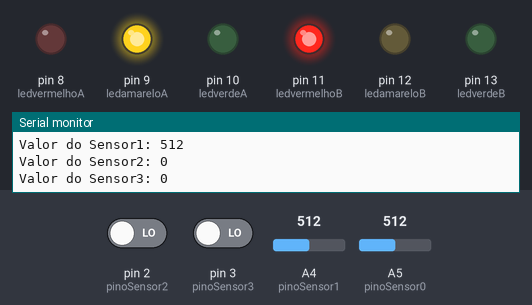
A sketch run on a simulated Arduino Uno, built with avr-gcc and run on an emulated ATmega328P. Shown: output pins drawn as LEDs (lit = HIGH), the last lines printed to the serial monitor. The inputs (shaded band) are chosen by the test bench; at power-on: A4 (pinoSensor1) = 512, pin 2 (pinoSensor2) LOW, pin 3 (pinoSensor3) LOW, A5 (pinoSensor0) = 512.

Above: at 11.2 s.
11.3 s: A4 (pinoSensor1) set to 412
15.5 s: A4 (pinoSensor1) set to 383
At 17.4 s:
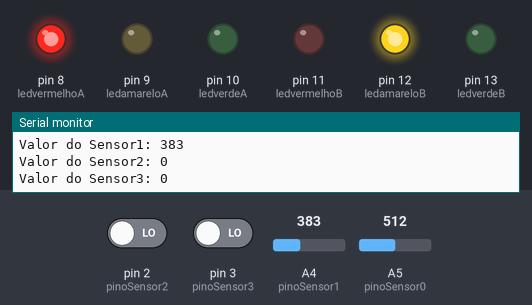
20.3 s: A4 (pinoSensor1) set to 410
At 22.6 s:
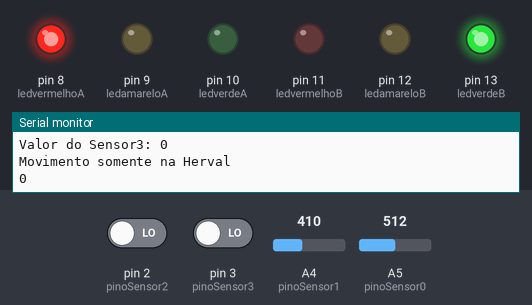
22.8 s: A4 (pinoSensor1) set to 390
At 26.3 s:
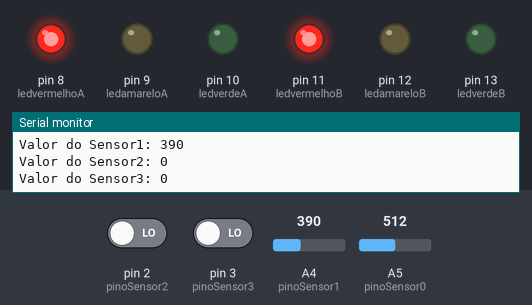
27.6 s: pin 2 (pinoSensor2) driven HIGH and pin 3 (pinoSensor3) driven HIGH
32.4 s: A5 (pinoSensor0) set to 986
At 33.3 s:
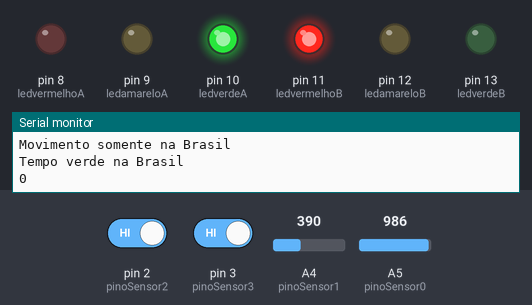
34.3 s: A5 (pinoSensor0) set to 1013
Timing chart, 0 to 37.2 s (numbered marks = the images above; inputs shaded):
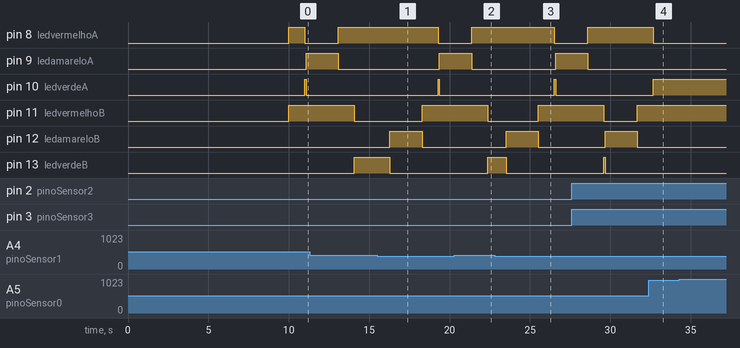

Measured:
- the behaviour switches between 401 and 400 on A4 (pinoSensor1) (found by bisection; images 0 and 1)
- after the input at 15.5 s, pin 8 (ledvermelhoA): HIGH → LOW after 3.8 s; pin 9 (ledamareloA): LOW → HIGH after 3.9 s; pin 10 (ledverdeA): LOW → HIGH after 3.8 s, → LOW 0.08 s later; pin 11 (ledvermelhoB): LOW → HIGH after 2.8 s; pin 12 (ledamareloB): LOW → HIGH after 0.79 s, → LOW 2.0 s later
- after the input at 20.3 s, pin 12 (ledamareloB): stays LOW (without the input it goes to HIGH after 2.2 s)
- after the input at 22.8 s, pin 8 (ledvermelhoA): HIGH → LOW after 3.7 s; pin 9 (ledamareloA): LOW → HIGH after 3.8 s; pin 10 (ledverdeA): LOW → HIGH after 3.7 s, → LOW 0.08 s later; pin 11 (ledvermelhoB): LOW → HIGH after 2.7 s; pin 12 (ledamareloB): LOW → HIGH after 0.72 s, → LOW 2.0 s later

The sketch:

_7.00.ino
```cpp
int ledvermelhoA = 8;
int ledamareloA  = 9;
int ledverdeA    = 10;

int ledvermelhoB = 11;
int ledamareloB  = 12;
int ledverdeB    = 13;

int pinoSensor0 = A5;
int pinoSensor1 = A4;
int pinoSensor2 = 2;
int pinoSensor3 = 3;


int iniciaSensor0 = 0;
int iniciaSensor1 = 0;
int iniciaSensor2 = 0;
int iniciaSensor3 = 0;

//Variável para calibração do sensor
int calibracao = 20;
long tempo1 = 8000;
long tempo2 = 0;
long tempoBrasil = 0;
long tempoHerval = 0;

int SemaforoVerdeBrasil = 0;
int SemaforoVerdeHerval = 0;

void setup()
{
  Serial.begin(9600);
  pinMode(ledvermelhoA, OUTPUT);
  pinMode(ledamareloA, OUTPUT);
  pinMode(ledverdeA, OUTPUT);
  pinMode(ledvermelhoB, OUTPUT);
  pinMode(ledamareloB, OUTPUT);
  pinMode(ledverdeB, OUTPUT);
  pinMode(pinoSensor0, INPUT);
  pinMode(pinoSensor1, INPUT);
  pinMode(pinoSensor2, INPUT);
  pinMode(pinoSensor3, INPUT);

  Serial.println("Semaforo com logica Fuzzy");
  Serial.println("\nCalibrando os sensores\n");
  for(int i = 0; i < calibracao; i++){
   Serial.print(".");
   delay(500);
  }
  Serial.println("\nSensores Ativados");
}
void ler_sensores(){
  iniciaSensor0 = analogRead(pinoSensor0);
  iniciaSensor1 = analogRead(pinoSensor1);
  iniciaSensor2 = digitalRead(pinoSensor2);
  iniciaSensor3 = digitalRead(pinoSensor3);
  Serial.print("\nValor do Sensor0: ");
  Serial.println(iniciaSensor0);
  Serial.print("\nValor do Sensor1: ");
  Serial.println(iniciaSensor1);
  Serial.print("\nValor do Sensor2: ");
  Serial.println(iniciaSensor2);
  Serial.print("\nValor do Sensor3: ");
  Serial.println(iniciaSensor3);
}
void fuzzy_primario(){
  Serial.println("FUZZY PRIMARIO");
  ler_sensores();
  if ((iniciaSensor0 > 400 && iniciaSensor1 > 400) && (iniciaSensor2 == 1 && iniciaSensor3 == 1) && (tempo2 < 20))
{
    while((iniciaSensor0 > 400 && iniciaSensor1 > 400) && (iniciaSensor2 == 1 && iniciaSensor3 == 1) && (tempo2 < 20)){
      Serial.println("Sem movimento lado A e sem movimento do lado B");
      Serial.println(tempo2);
     tempo2++;
     delay(1000);
     ler_sensores();
    }

}
  if ((SemaforoVerdeBrasil == 1) && (iniciaSensor0 < 400 || iniciaSensor1 < 400)){
      while((iniciaSensor0 < 400 || iniciaSensor1 < 400) && (iniciaSensor2 == 1 && iniciaSensor3 == 1) && (tempoBrasil < 20)){
        Serial.println("Movimento somente na Brasil");
         Serial.println("Tempo verde na Brasil");
         Serial.println(tempoBrasil);
        tempoBrasil++;
        delay(1000);
        ler_sensores();
      }
  }

  if ((SemaforoVerdeHerval == 1) && (iniciaSensor2 == 0 || iniciaSensor3 == 0)){
      while((iniciaSensor0 > 400 && iniciaSensor1 > 400) && (iniciaSensor2 == 0 || iniciaSensor3 == 0) && (tempoHerval < 20)){
        if((SemaforoVerdeBrasil == 0) && (iniciaSensor0 < 400 || iniciaSensor1 < 400) ){
          Serial.println("Entrou !!");
          delay(30000);
        }
        Serial.println("Movimento somente na Herval");
        Serial.println(tempoHerval);
        tempoHerval++;
        delay(1000);
        ler_sensores();
      }
  }
}
void loop()
{

  digitalWrite(ledamareloB, LOW);
  digitalWrite(ledvermelhoB, HIGH);
  digitalWrite(ledvermelhoA, HIGH);
    delay(1000);
  digitalWrite(ledvermelhoA, LOW);
  digitalWrite(ledverdeA, HIGH);
  // tempo do primeiro verde;
  Serial.println("VERDE NA BRASIL");
  Serial.println("VERMELHO NA HERVAL");
  //delay(10000);
  SemaforoVerdeHerval = 0;
  SemaforoVerdeBrasil = 1;
  fuzzy_primario();
  tempo2 = 0;
  tempoBrasil = 0;
  tempoHerval = 0;
  digitalWrite(ledverdeA, LOW);
  digitalWrite(ledamareloA, HIGH);
    delay(2000);
  digitalWrite(ledamareloA, LOW);
  digitalWrite(ledvermelhoA, HIGH);
  digitalWrite(ledvermelhoB, HIGH);
    delay(1000);
  digitalWrite(ledvermelhoB, LOW);
  digitalWrite(ledverdeB, HIGH);
   Serial.println("VERMELHO NA BRASIL");
   Serial.println("VERDE NA HERVAL");
  //delay(8000);
  SemaforoVerdeBrasil = 0;
  SemaforoVerdeHerval = 1;
  fuzzy_primario();
  tempo2 = 0;
  tempoBrasil = 0;
  tempoHerval = 0;
  digitalWrite(ledverdeB, LOW);
  digitalWrite(ledamareloB, HIGH);
    delay(2000);

  tempo1 = 8000;

}
```
